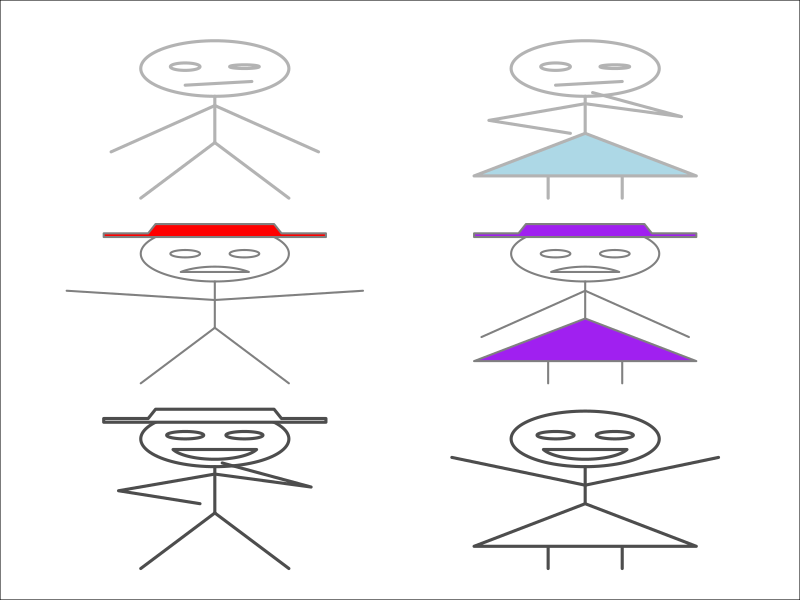
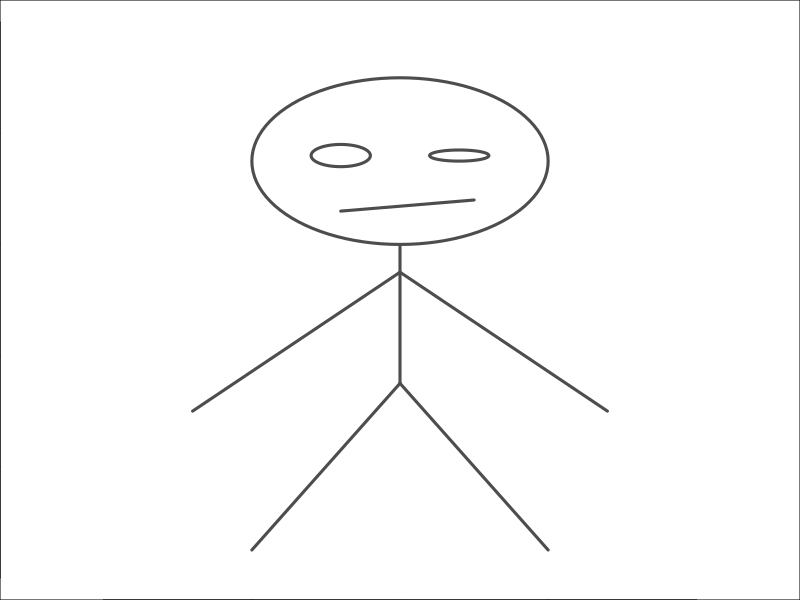

These figures' R source, in order:
# Stick Man/Woman Generating Function

draw.stick <- function(x,y,scale=1,arms="down", 
                       gender="male",lwd=3, clcol="white",
                       face="happy", linecol=gray(.3),
                       hat=NA) {
  # clcol: color of clothes - any color
  # scale: fize of figure
  # x,y left bottom alignment of figure
  # linecol: color of lines - any color
  # lwd: line weight
  
  # Arms: "down", "nuetral", "up", "hip"
  # Gender: "male", "female"
  # Face: "happy", "sad", "annoyed"
  # Hat: plot hat T,F
  
  
  # Set the figure scale, default it 1
  s <- scale/100
  
  # If is undefined then give the man a hat
  if (is.na(hat)) hat<-(gender=="male")
    
  require("plotrix")
  
  # Draw Head
  draw.ellipse(x+50*s,y+75*s,10*s,15*s,lwd=lwd, border=linecol)
  
  if (face=="happy") {
    # Draw eyes
    draw.ellipse(x+46*s,y+77*s,2.5*s,2*s,lwd=lwd, border=linecol)
    draw.ellipse(x+54*s,y+77*s,2.5*s,2*s,lwd=lwd, border=linecol)

    # Draw mouth
    draw.ellipse(x+50*s,y+72*s,6*s,8*s, segment = c(-160,-20),
                  lwd=lwd, border=linecol)
  }
  8
  if (face=="sad")   {
    # Draw eyes
    draw.ellipse(x+46*s,y+75*s,2*s,2*s,lwd=lwd, border=linecol)
    draw.ellipse(x+54*s,y+75*s,2*s,2*s,lwd=lwd, border=linecol)
    
    # Draw mouth
    draw.ellipse(x+50*s,y+60*s,6*s,8*s, segment = c(140,40),
                 lwd=lwd, border=linecol)
  }
  
  if (face=="annoyed")  {
    # Draw mouth
    lines(c(x+46*s,x+55*s), c(y+66*s,y+68*s),lwd=lwd, col=linecol)
    
    # Draw eyes
    draw.ellipse(x+46*s,y+76*s,2*s,2*s,lwd=lwd, border=linecol)
    draw.ellipse(x+54*s,y+76*s,2*s,1*s,lwd=lwd, border=linecol)
  }
  
  
  # Draw torso
  lines(c(x+50*s,x+50*s), c(y+35*s,y+60*s),lwd=lwd, col=linecol)
  
  # Draw arms
  if (arms=="down") {
    lines(c(x+50*s,x+36*s), c(y+55*s,y+30*s),lwd=lwd, col=linecol) # Left
    lines(c(x+50*s,x+64*s), c(y+55*s,y+30*s),lwd=lwd, col=linecol) # Right
  }  
  if (arms=="nuetral") {
    lines(c(x+50*s,x+30*s), c(y+50*s,y+55*s),lwd=lwd, col=linecol) # Left
    lines(c(x+50*s,x+70*s), c(y+50*s,y+55*s),lwd=lwd, col=linecol) # Right
  }
  if (arms=="up") {
    lines(c(x+50*s,x+32*s), c(y+50*s,y+65*s),lwd=lwd, col=linecol) # Left
    lines(c(x+50*s,x+68*s), c(y+50*s,y+65*s),lwd=lwd, col=linecol) # Right
  }
  if (arms=="hip") {
    lines(c(x+50*s,x+37*s,x+48*s), c(y+56*s,y+47*s,y+40*s),lwd=lwd, col=linecol) # Left
    lines(c(x+50*s,x+63*s,x+51*s), c(y+56*s,y+49*s,y+62*s),lwd=lwd, col=linecol) # Right
  }
  
  # Draw male legs
  if (gender=="male") {
    lines(c(x+50*s,x+40*s), c(y+35*s,y+5*s),lwd=lwd, col=linecol)
    lines(c(x+50*s,x+60*s), c(y+35*s,y+5*s),lwd=lwd, col=linecol)
    
  }
  
  # Draw female legs and dress
  if (gender!="male") {
    # Draw legs
    lines(c(x+45*s,x+45*s), c(y+17*s,y+5*s),lwd=lwd, col=linecol)
    lines(c(x+55*s,x+55*s), c(y+17*s,y+5*s),lwd=lwd, col=linecol)
    
    # Draw dress
    polygon(c(x+s*50,x+s*35,x+s*65), 
          c(y+s*40,y+s*17,y+s*17), 
            col=clcol, border=linecol,lwd=lwd)
  }
  
  # Draw hat
  if (hat==T) polygon(
    c(x+35*s,x+65*s,x+65*s,x+59*s,x+58*s,x+42*s,x+41*s,x+35*s),
    c(y+84*s,y+84*s,y+86*s,y+86*s,y+91*s,y+91*s,y+86*s,y+86*s),
    col=clcol, border=linecol,lwd=lwd)
  
}

# Map of stick figures
par(mar = rep(0, 4))

plot(c(.25,1.25), c(0,3), type="n", xaxt='n', yaxt='n', ann=FALSE)

  draw.stick(0,0, arms="hip")
  draw.stick(.5,0, gender="female", arms="up")
  
  draw.stick(0,1, arms="nuetral", lwd=2, linecol=gray(.5), 
             clcol="red", face="sad")
  
  draw.stick(.5,1, gender="female", arms="down", clcol="purple", 
             lwd=2, linecol=gray(.5), face="sad",hat=T)
  
  draw.stick(0,2, arms="down", linecol=gray(.7),
             clcol="blue", face="annoyed",hat=F)
  
  draw.stick(.5,2, gender="female", arms="hip", clcol="light blue", 
             linecol=gray(.7),face="annoyed")

# Solitary annoyed figure
plot(c(.25,.75), c(0,1), type="n")
 draw.stick(0,0, face="annoyed", gender="male", 
            arms="down", hat=F)
